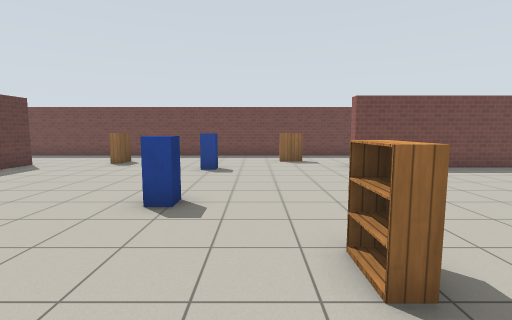
View 1 (above)

16 first-person views from a walk through a world built for the Gazebo simulator. The camera is 1.3 m above the floor, tilts 6° down and sees 85° across. The lines on the ground mark 1 m squares. The floor is counted in squares, 1 m on a side. Each view is taken from the middle of a square. On the plan, view 1 faces up. The plan holds only what a view shows up to about 13 squares ahead; the rest is blank. Simple patterns stand in for the simulator's built-in surfaces. Simple shapes stand in for some stock models.

View 2
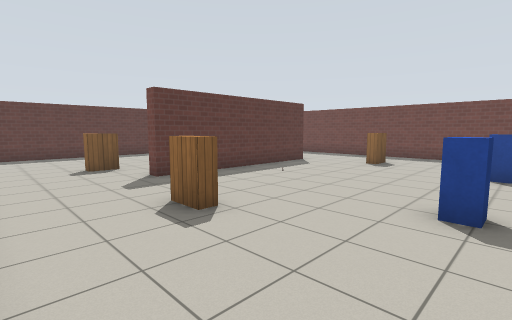

View 3
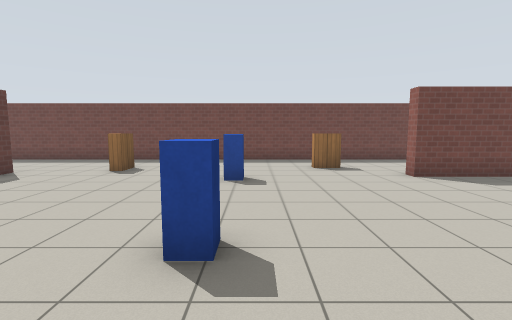

View 4
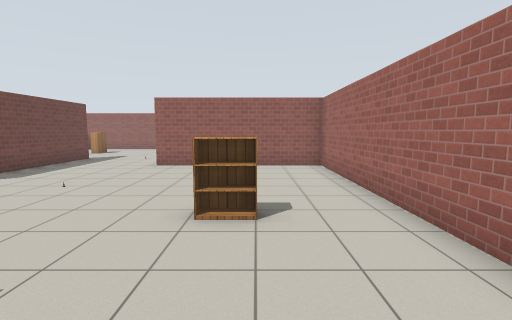

View 5
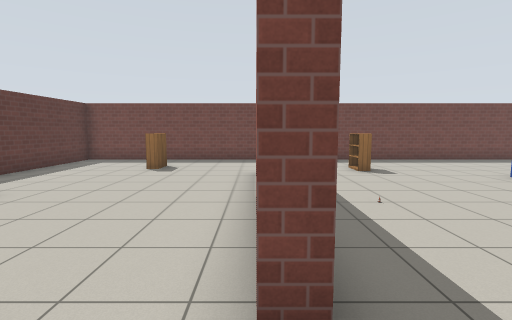

View 6
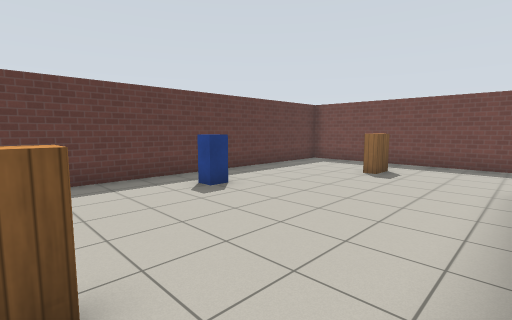

View 7
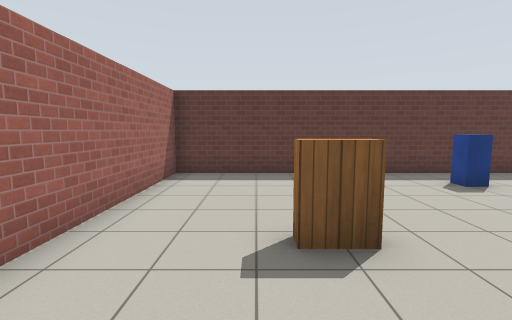

View 8
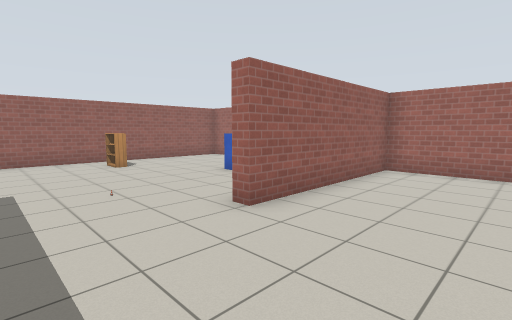

View 9
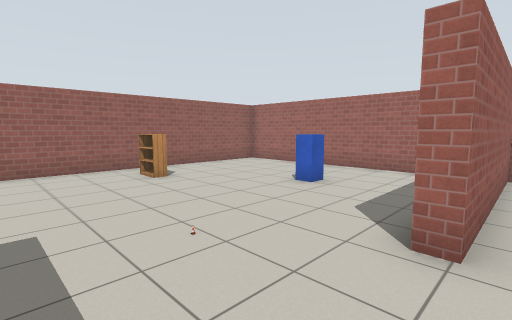

View 10
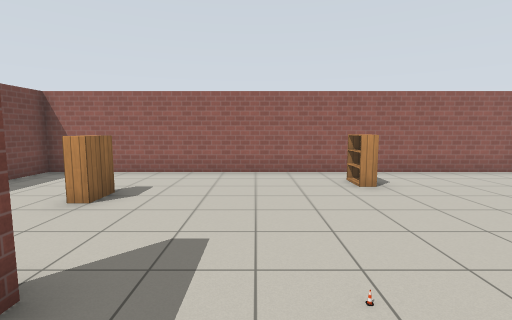

View 11
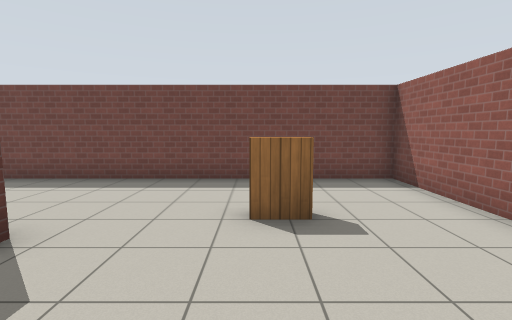

View 12
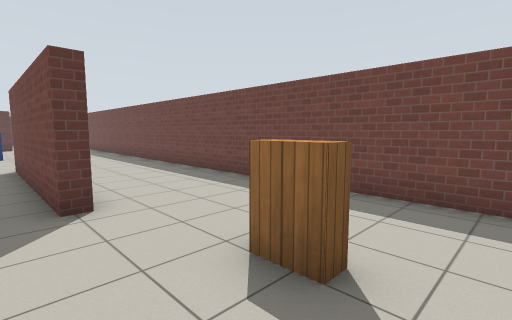

View 13
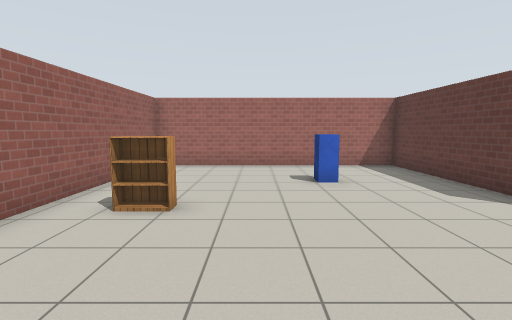

View 14
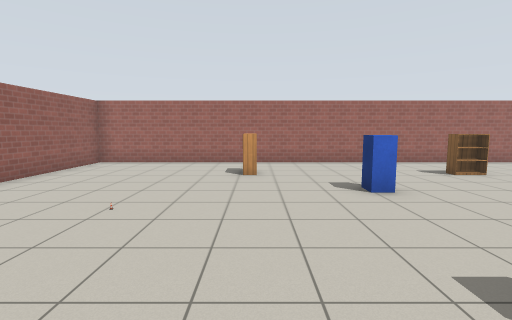

View 15
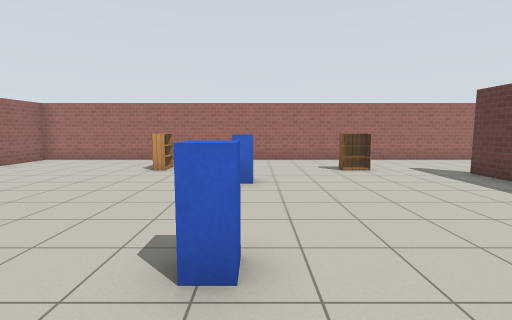

View 16
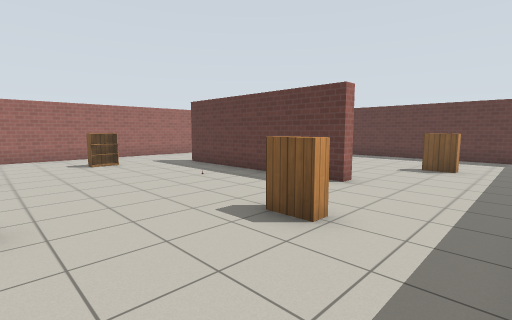

### Floor plan
Points are (right, up) in squares from view 1. A wall is a line through its corners. A room is listed if a view was taken in it or the views show most of it. See-through windows are left out.
Room 1 (views 1, 2, 3, 4, 5, 6, 7, 8, 9, 10, 11, 12, 13, 14, 15, 16)
walls: (7.9, 4.5) (7.9, -0.5) (16.7, -0.5) (16.7, 14.5) (-16.5, 14.5) (-16.5, -0.5) (7.4, -0.5) (7.4, 5.7) (8, 5.7); (-9, 10.6) (-8.6, 10.6) (-8.6, 3.6) (-9, 3.6); (10, 10.4) (10, 9.8) (3.5, 9.8) (3.5, 10.4)
objects: postbox (-15, 7); bookshelf (-12, 12); bookshelf (-11, 3); other object (-7, 7); bookshelf (-6, 3) to (-5, 3); bookshelf (-5, 11) to (-5, 12); postbox (-2, 5); postbox (-2, 9) to (-2, 10); bookshelf (1, 2) to (1, 3); bookshelf (1, 12) to (2, 12); other object (3, 6); other object (10, 7); postbox (11, 3); bookshelf (13, 11) to (14, 11); bookshelf (15, 5)

Where each view was taken, in squares from view 1:
view 1: 0 up, 0 right, facing up
view 2: 0 up, 1 left, facing up-left
view 3: 2 up, 1 left, facing up
view 4: 2 up, 3 left, facing right
view 5: 2 up, 9 left, facing up
view 6: 3 up, 9 left, facing up-left
view 7: 2 up, 8 left, facing left
view 8: 9 up, 4 right, facing down-right
view 9: 9 up, 7 right, facing down-right
view 10: 8 up, 8 right, facing right
view 11: 7 up, 13 right, facing up
view 12: 9 up, 15 right, facing up-left
view 13: 10 up, 13 right, facing down
view 14: 11 up, 1 right, facing down
view 15: 12 up, 2 left, facing down
view 16: 14 up, 2 left, facing down-left
